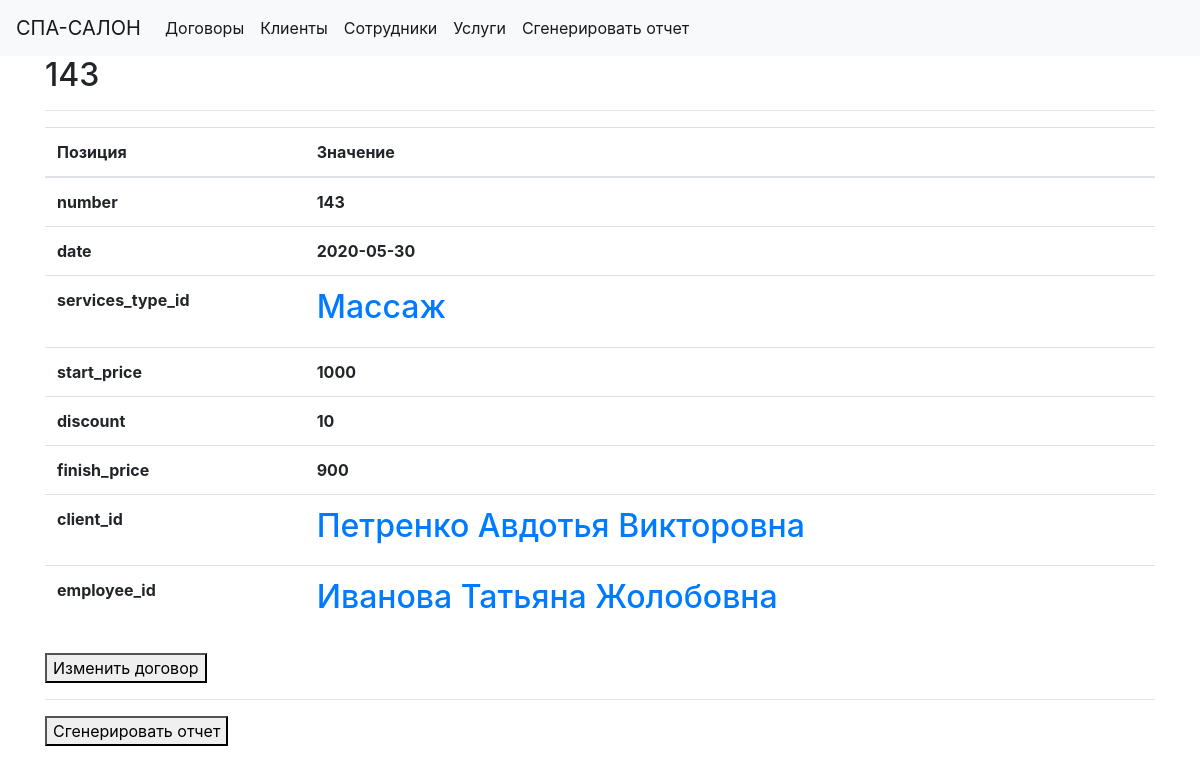
/contract/1, run on the app's committed database.
### tables this page shows
CREATE TABLE 'contracts' (
	'id' INTEGER PRIMARY KEY AUTOINCREMENT,
	'number' TEXT,
	'date' TEXT,
	'services_type_id' INTEGER,
	'start_price' INTEGER,
	'discount' INTEGER,
	'finish_price' INTEGER,
	'client_id' INTEGER,
	'employee_id' INTEGER
);

CREATE TABLE 'type_services' (
	'id' INTEGER PRIMARY KEY AUTOINCREMENT,
	'service' TEXT
);

CREATE TABLE 'clients' (
	'id' INTEGER PRIMARY KEY AUTOINCREMENT,
	'name' TEXT,
	'email' TEXT,
	'phone_number' TEXT
);

CREATE TABLE 'employees' (
	'id' INTEGER PRIMARY KEY AUTOINCREMENT,
	'name' TEXT,
	'email' TEXT,
	'phone_number' TEXT,
	'position' TEXT
);

### app.py (the view)
@app.route('/contract/<int:contract_id>')
def contract(contract_id):
    contract_id_db = get_contract(contract_id)
    client = get_client(contract_id_db["client_id"])["name"]
    employee = get_employee(contract_id_db["employee_id"])["name"]
    service_type = get_type_service(contract_id_db["services_type_id"])["service"]
    return render_template('contract.html', contract=contract_id_db, client=client, employee=employee,
                           service=service_type)

### app.py (called while the page is built)
def get_db_connection():
    conn = sqlite3.connect('database.db')
    conn.row_factory = sqlite3.Row
    return conn

def get_contract(contract_id):
    conn = get_db_connection()
    contract_id_db = conn.execute('SELECT * FROM contracts WHERE id = ?',
                                  (contract_id,)).fetchone()
    conn.close()
    if contract_id_db is None:
        abort(404)
    return contract_id_db

def get_client(client_id):
    conn = get_db_connection()
    client_id_db = conn.execute('SELECT * FROM clients WHERE id = ?',
                                (client_id,)).fetchone()
    conn.close()
    if client_id_db is None:
        abort(404)
    return client_id_db

def get_employee(employee_id):
    conn = get_db_connection()
    employee_id_db = conn.execute('SELECT * FROM employees WHERE id = ?',
                                  (employee_id,)).fetchone()
    conn.close()
    if employee_id_db is None:
        abort(404)
    return employee_id_db

def get_type_service(type_service_id):
    conn = get_db_connection()
    type_service_id_db = conn.execute('SELECT * FROM type_services WHERE id = ?',
                                      (type_service_id,)).fetchone()
    conn.close()
    if type_service_id_db is None:
        abort(404)
    return type_service_id_db

### templates/contract.html
{% extends 'base.html' %}
{% block content %}
    <h2>{% block title %} {{ contract['number'] }} {% endblock %}</h2>
    <hr>
    <table class="table">
        <thead>
        <tr>
            <th scope="col">Позиция</th>
            <th scope="col">Значение</th>
        </tr>
        </thead>
        <tbody>
        {% for i in contract.keys() %}
            {% if i != 'id' %}
                {% if i == 'client_id' %}
                    <tr>
                        <th scope="row">{{ i }}</th>
                        <th scope="row">
                            <a href="{{ url_for('client', client_id=contract[i]) }}">
                                <h2>{{ client }}</h2>
                            </a>
                        </th>
                    </tr>
                {% elif i == 'employee_id' %}
                    <tr>
                        <th scope="row">{{ i }}</th>
                        <th scope="row">
                            <a href="{{ url_for('employee', employee_id=contract[i]) }}">
                                <h2>{{ employee }}</h2>
                            </a>
                        </th>
                    </tr>
                {% elif i == 'services_type_id' %}
                    <tr>
                        <th scope="row">{{ i }}</th>
                        <th scope="row">
                            <a href="{{ url_for('type_service', type_service_id=contract[i]) }}">
                                <h2>{{ service }}</h2>
                            </a>
                        </th>
                    </tr>
                {% else %}
                    <tr>
                        <th scope="row">{{ i }}</th>
                        <th scope="row">{{ contract[i] }}</th>
                    </tr>
                {% endif %}
            {% endif %}
        {% endfor %}
        </tbody>
    </table>
    <a href="{{ url_for('update_contract', contract_id=contract['id']) }}">
        <button>Изменить договор</button>
    </a>
    <hr>
    <a href="{{ url_for('generate_contract', contract_id=contract['id']) }}">
        <button>Сгенерировать отчет</button>
    </a>
{% endblock %}

### data on the page
contracts: number "143", number "143" "2020-05-30" "1000" "10" "900"
type_services: keys "Массаж"
clients: keys "Петренко Авдотья Викторовна"
employees: keys "Иванова Татьяна Жолобовна"

### other printed values
{{ i }} "number" "date" "start_price" "discount" "finish_price"
{{ i }} "services_type_id"
{{ i }} "client_id"
{{ i }} "employee_id"
